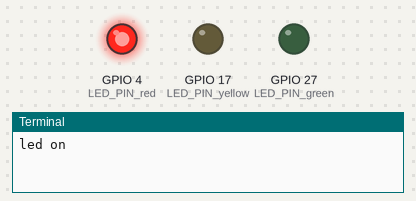
Simulated run of this program. Board: Raspberry Pi (BCM pin numbers). Shown: output pins drawn as LEDs (lit = HIGH), the last lines printed to the terminal. At 90.0 s the program stops and its outputs stay as they are.

Above: at 1.0 s.
At 2.5 s:
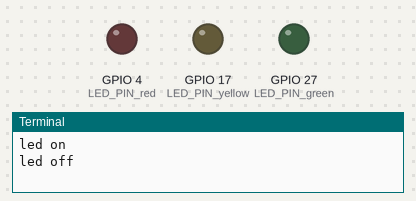
At 4.0 s:
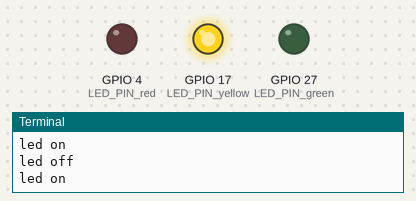
At 7.0 s:
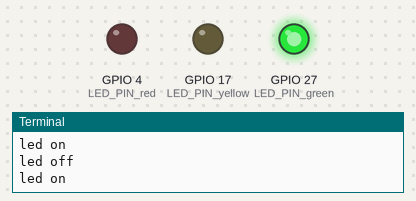
Timing chart, 0 to 11.7 s (numbered marks = the images above):
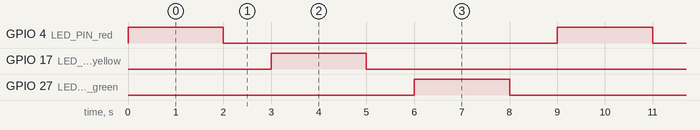

The program:

led_blink_task.py
```python
import RPi.GPIO as GPIO
import time

LED_PIN_red = 4
GPIO.setmode(GPIO.BCM) # GPIO.BCM or GPIO.BOARD
GPIO.setup(LED_PIN_red, GPIO.OUT) # GPIO.OUT OR GPIO.IN

LED_PIN_yellow= 17
GPIO.setmode(GPIO.BCM) # GPIO.BCM or GPIO.BOARD
GPIO.setup(LED_PIN_yellow, GPIO.OUT) # GPIO.OUT OR GPIO.IN

LED_PIN_green = 27
GPIO.setmode(GPIO.BCM) # GPIO.BCM or GPIO.BOARD
GPIO.setup(LED_PIN_green, GPIO.OUT) # GPIO.OUT OR GPIO.IN

for i in range(10):
    GPIO.output(LED_PIN_red, GPIO.HIGH) # 1, True
    print("led on")
    time.sleep(2) # 1초 유지
    GPIO.output(LED_PIN_red, GPIO.LOW)
    print("led off")
    time.sleep(1)
    GPIO.output(LED_PIN_yellow, GPIO.HIGH) # 1, True
    print("led on")
    time.sleep(2) # 1초 유지
    GPIO.output(LED_PIN_yellow, GPIO.LOW)
    print("led off")
    time.sleep(1)
    GPIO.output(LED_PIN_green, GPIO.HIGH) # 1, True
    print("led on")
    time.sleep(2) # 1초 유지
    GPIO.output(LED_PIN_green, GPIO.LOW)
    print("led off")
    time.sleep(1)
```

Measured:
- by itself, GPIO 4 (LED_PIN_red), GPIO 17 (LED_PIN_yellow), GPIO 27 (LED_PIN_green): alternates HIGH for 2.0 s and LOW for 7.0 s
- by itself, everything shown: repeats every 9.0 s, in 6 steps
